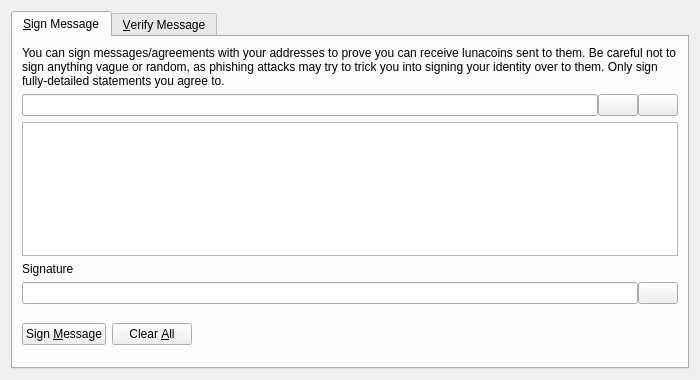
<?xml version="1.0" encoding="UTF-8"?>
<ui version="4.0">
 <class>SignVerifyMessageDialog</class>
 <widget class="QDialog" name="SignVerifyMessageDialog">
  <property name="geometry">
   <rect>
    <x>0</x>
    <y>0</y>
    <width>700</width>
    <height>380</height>
   </rect>
  </property>
  <property name="windowTitle">
   <string>Signatures - Sign / Verify a Message</string>
  </property>
  <property name="modal">
   <bool>true</bool>
  </property>
  <layout class="QVBoxLayout" name="verticalLayout">
   <item>
    <widget class="QTabWidget" name="tabWidget">
     <property name="currentIndex">
      <number>0</number>
     </property>
     <widget class="QWidget" name="tabSignMessage">
      <attribute name="title">
       <string>&amp;Sign Message</string>
      </attribute>
      <layout class="QVBoxLayout" name="verticalLayout_SM">
       <item>
        <widget class="QLabel" name="infoLabel_SM">
         <property name="text">
          <string>You can sign messages/agreements with your addresses to prove you can receive lunacoins sent to them. Be careful not to sign anything vague or random, as phishing attacks may try to trick you into signing your identity over to them. Only sign fully-detailed statements you agree to.</string>
         </property>
         <property name="textFormat">
          <enum>Qt::PlainText</enum>
         </property>
         <property name="wordWrap">
          <bool>true</bool>
         </property>
        </widget>
       </item>
       <item>
        <layout class="QHBoxLayout" name="horizontalLayout_1_SM">
         <property name="spacing">
          <number>0</number>
         </property>
         <item>
          <widget class="QValidatedLineEdit" name="addressIn_SM">
           <property name="toolTip">
            <string>The Lunacoin address to sign the message with</string>
           </property>
          </widget>
         </item>
         <item>
          <widget class="QPushButton" name="addressBookButton_SM">
           <property name="toolTip">
            <string>Choose previously used address</string>
           </property>
           <property name="text">
            <string/>
           </property>
           <property name="icon">
            <iconset resource="../bitcoin.qrc">
             <normaloff>:/icons/address-book</normaloff>:/icons/address-book</iconset>
           </property>
           <property name="shortcut">
            <string>Alt+A</string>
           </property>
           <property name="autoDefault">
            <bool>false</bool>
           </property>
          </widget>
         </item>
         <item>
          <widget class="QPushButton" name="pasteButton_SM">
           <property name="toolTip">
            <string>Paste address from clipboard</string>
           </property>
           <property name="text">
            <string/>
           </property>
           <property name="icon">
            <iconset resource="../bitcoin.qrc">
             <normaloff>:/icons/editpaste</normaloff>:/icons/editpaste</iconset>
           </property>
           <property name="shortcut">
            <string>Alt+P</string>
           </property>
           <property name="autoDefault">
            <bool>false</bool>
           </property>
          </widget>
         </item>
        </layout>
       </item>
       <item>
        <widget class="QPlainTextEdit" name="messageIn_SM">
         <property name="toolTip">
          <string>Enter the message you want to sign here</string>
         </property>
        </widget>
       </item>
       <item>
        <widget class="QLabel" name="signatureLabel_SM">
         <property name="text">
          <string>Signature</string>
         </property>
         <property name="textFormat">
          <enum>Qt::PlainText</enum>
         </property>
        </widget>
       </item>
       <item>
        <layout class="QHBoxLayout" name="horizontalLayout_2_SM">
         <property name="spacing">
          <number>0</number>
         </property>
         <item>
          <widget class="QLineEdit" name="signatureOut_SM">
           <property name="font">
            <font>
             <italic>true</italic>
            </font>
           </property>
           <property name="readOnly">
            <bool>true</bool>
           </property>
          </widget>
         </item>
         <item>
          <widget class="QPushButton" name="copySignatureButton_SM">
           <property name="toolTip">
            <string>Copy the current signature to the system clipboard</string>
           </property>
           <property name="text">
            <string/>
           </property>
           <property name="icon">
            <iconset resource="../bitcoin.qrc">
             <normaloff>:/icons/editcopy</normaloff>:/icons/editcopy</iconset>
           </property>
           <property name="autoDefault">
            <bool>false</bool>
           </property>
          </widget>
         </item>
        </layout>
       </item>
       <item>
        <layout class="QHBoxLayout" name="horizontalLayout_3_SM">
         <item>
          <widget class="QPushButton" name="signMessageButton_SM">
           <property name="toolTip">
            <string>Sign the message to prove you own this Lunacoin address</string>
           </property>
           <property name="text">
            <string>Sign &amp;Message</string>
           </property>
           <property name="icon">
            <iconset resource="../bitcoin.qrc">
             <normaloff>:/icons/edit</normaloff>:/icons/edit</iconset>
           </property>
           <property name="autoDefault">
            <bool>false</bool>
           </property>
          </widget>
         </item>
         <item>
          <widget class="QPushButton" name="clearButton_SM">
           <property name="toolTip">
            <string>Reset all sign message fields</string>
           </property>
           <property name="text">
            <string>Clear &amp;All</string>
           </property>
           <property name="icon">
            <iconset resource="../bitcoin.qrc">
             <normaloff>:/icons/remove</normaloff>:/icons/remove</iconset>
           </property>
           <property name="autoDefault">
            <bool>false</bool>
           </property>
          </widget>
         </item>
         <item>
          <spacer name="horizontalSpacer_1_SM">
           <property name="orientation">
            <enum>Qt::Horizontal</enum>
           </property>
           <property name="sizeHint" stdset="0">
            <size>
             <width>40</width>
             <height>48</height>
            </size>
           </property>
          </spacer>
         </item>
         <item>
          <widget class="QLabel" name="statusLabel_SM">
           <property name="font">
            <font>
             <weight>75</weight>
             <bold>true</bold>
            </font>
           </property>
           <property name="text">
            <string/>
           </property>
           <property name="wordWrap">
            <bool>true</bool>
           </property>
          </widget>
         </item>
         <item>
          <spacer name="horizontalSpacer_2_SM">
           <property name="orientation">
            <enum>Qt::Horizontal</enum>
           </property>
           <property name="sizeHint" stdset="0">
            <size>
             <width>40</width>
             <height>48</height>
            </size>
           </property>
          </spacer>
         </item>
        </layout>
       </item>
      </layout>
     </widget>
     <widget class="QWidget" name="tabVerifyMessage">
      <attribute name="title">
       <string>&amp;Verify Message</string>
      </attribute>
      <layout class="QVBoxLayout" name="verticalLayout_VM">
       <item>
        <widget class="QLabel" name="infoLabel_VM">
         <property name="text">
          <string>Enter the receiver's address, message (ensure you copy line breaks, spaces, tabs, etc. exactly) and signature below to verify the message. Be careful not to read more into the signature than what is in the signed message itself, to avoid being tricked by a man-in-the-middle attack. Note that this only proves the signing party receives with the address, it cannot prove sendership of any transaction!</string>
         </property>
         <property name="textFormat">
          <enum>Qt::PlainText</enum>
         </property>
         <property name="alignment">
          <set>Qt::AlignLeading|Qt::AlignLeft|Qt::AlignTop</set>
         </property>
         <property name="wordWrap">
          <bool>true</bool>
         </property>
        </widget>
       </item>
       <item>
        <layout class="QHBoxLayout" name="horizontalLayout_1_VM">
         <property name="spacing">
          <number>0</number>
         </property>
         <item>
          <widget class="QValidatedLineEdit" name="addressIn_VM">
           <property name="toolTip">
            <string>The Lunacoin address the message was signed with</string>
           </property>
          </widget>
         </item>
         <item>
          <widget class="QPushButton" name="addressBookButton_VM">
           <property name="toolTip">
            <string>Choose previously used address</string>
           </property>
           <property name="text">
            <string/>
           </property>
           <property name="icon">
            <iconset resource="../bitcoin.qrc">
             <normaloff>:/icons/address-book</normaloff>:/icons/address-book</iconset>
           </property>
           <property name="shortcut">
            <string>Alt+A</string>
           </property>
           <property name="autoDefault">
            <bool>false</bool>
           </property>
          </widget>
         </item>
        </layout>
       </item>
       <item>
        <widget class="QPlainTextEdit" name="messageIn_VM"/>
       </item>
       <item>
        <widget class="QValidatedLineEdit" name="signatureIn_VM"/>
       </item>
       <item>
        <layout class="QHBoxLayout" name="horizontalLayout_2_VM">
         <item>
          <widget class="QPushButton" name="verifyMessageButton_VM">
           <property name="toolTip">
            <string>Verify the message to ensure it was signed with the specified Lunacoin address</string>
           </property>
           <property name="text">
            <string>Verify &amp;Message</string>
           </property>
           <property name="icon">
            <iconset resource="../bitcoin.qrc">
             <normaloff>:/icons/transaction_0</normaloff>:/icons/transaction_0</iconset>
           </property>
           <property name="autoDefault">
            <bool>false</bool>
           </property>
          </widget>
         </item>
         <item>
          <widget class="QPushButton" name="clearButton_VM">
           <property name="toolTip">
            <string>Reset all verify message fields</string>
           </property>
           <property name="text">
            <string>Clear &amp;All</string>
           </property>
           <property name="icon">
            <iconset resource="../bitcoin.qrc">
             <normaloff>:/icons/remove</normaloff>:/icons/remove</iconset>
           </property>
           <property name="autoDefault">
            <bool>false</bool>
           </property>
          </widget>
         </item>
         <item>
          <spacer name="horizontalSpacer_1_VM">
           <property name="orientation">
            <enum>Qt::Horizontal</enum>
           </property>
           <property name="sizeHint" stdset="0">
            <size>
             <width>40</width>
             <height>48</height>
            </size>
           </property>
          </spacer>
         </item>
         <item>
          <widget class="QLabel" name="statusLabel_VM">
           <property name="font">
            <font>
             <weight>75</weight>
             <bold>true</bold>
            </font>
           </property>
           <property name="text">
            <string/>
           </property>
           <property name="wordWrap">
            <bool>true</bool>
           </property>
          </widget>
         </item>
         <item>
          <spacer name="horizontalSpacer_2_VM">
           <property name="orientation">
            <enum>Qt::Horizontal</enum>
           </property>
           <property name="sizeHint" stdset="0">
            <size>
             <width>40</width>
             <height>48</height>
            </size>
           </property>
          </spacer>
         </item>
        </layout>
       </item>
      </layout>
     </widget>
    </widget>
   </item>
  </layout>
 </widget>
 <customwidgets>
  <customwidget>
   <class>QValidatedLineEdit</class>
   <extends>QLineEdit</extends>
   <header>qt/qvalidatedlineedit.h</header>
  </customwidget>
 </customwidgets>
 <resources>
  <include location="../bitcoin.qrc"/>
 </resources>
 <connections/>
</ui>
